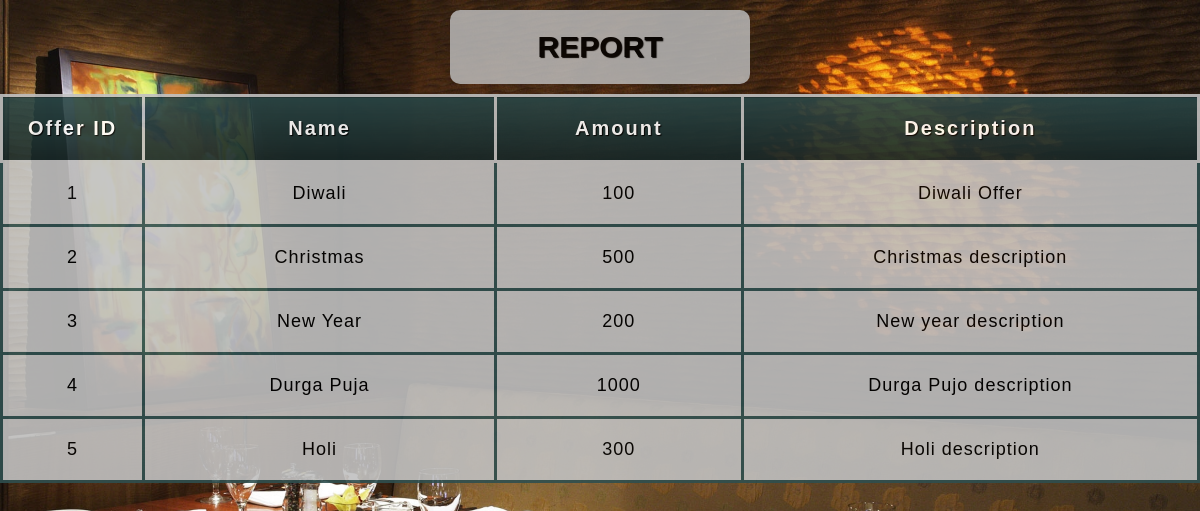
The page /query/query5.php on the database its author committed.
### tables this page shows
CREATE TABLE `offer` (
  `offer_id` int(10) NOT NULL,
  `offer_name` varchar(100) NOT NULL,
  `amount` int(20) NOT NULL,
  `description` varchar(200) NOT NULL
);

### query/query5.php (the view, shortened to what this page needs)
<!DOCTYPE html>
<html>
<head>
	<link rel='stylesheet' type='text/css' href="css/query5_styles.css">
</head>
<body>
<?php
$servername = "localhost";
$username="root";
$password="";
$dbname="restaurant";
$conn = new mysqli($servername, $username, $password, $dbname);
$sql = "SELECT offer_id,offer_name,amount,description
		FROM offer";
$result = $conn->query($sql);
echo "<table>
			<caption>REPORT</caption>
			<thead>
			<tr>
				<th scope='col'>Offer ID</th>
				<th scope='col'>Name</th>
				<th scope='col'>Amount</th>
				<th scope='col'>Description</th>
			</tr>
		</thead>
		<tbody>";
if($result->num_rows > 0){
	while($row = mysqli_fetch_array($result)) {
		 echo "<tr>
    	 			<td>".$row["offer_id"]."</td>
    	 			<td>".$row["offer_name"]."</td>
    	 			<td>".$row["amount"]."</td>
    	 			<td>".$row["description"]."</td>
    	 		</tr>";
	}
}
else {
    echo "0 results";
}
echo "</tbody></table>";
?>

### query/css/query5_styles.css (style rules this page uses)
body { margin: 0; padding: 0; background: url(restaurant.jpg) no-repeat center center fixed; background-size: cover; font-family: sans-serif; }
table { table-layout: fixed; width: 100%; border-collapse: collapse; font-size: 18px; background-color: silver; opacity: 0.9; border-radius: 10px; }
thead th:nth-child(1) { width: 10%; }
thead th:nth-child(2) { width: 30%; }
thead th:nth-child(3) { width: 20%; }
thead th:nth-child(4) { width: 40%; }
caption { width: 25%; margin-left: 37.5%; padding-top: 20px; padding-bottom: 20px; background-color: silver; font-size: 30px; font-weight: bold; text-shadow: 1px 1px 1px black; border-radius: 10px; margin-bottom: 10px; margin-top: 10px; opacity: 0.9; }
th, td { padding: 20px; }
th { letter-spacing: 2px; font-size: 20px; }
td { letter-spacing: 1px; }
tbody td, th { text-align: center; border: 3px solid darkslategray; }
thead { background-color: darkslategray; color: white; text-shadow: 1px 1px 1px black; }
thead th { background: linear-gradient(to bottom, rgba(0,0,0,0.1), rgba(0,0,0,0.5)); border: 3px solid silver; }

### rows shown on the page
offer: offer_id "1", offer_name "Diwali", amount "100", description "Diwali Offer"
offer: offer_id "2", offer_name "Christmas", amount "500", description "Christmas description"
offer: offer_id "3", offer_name "New Year", amount "200", description "New year description"
offer: offer_id "4", offer_name "Durga Puja", amount "1000", description "Durga Pujo description"
offer: offer_id "5", offer_name "Holi", amount "300", description "Holi description"
